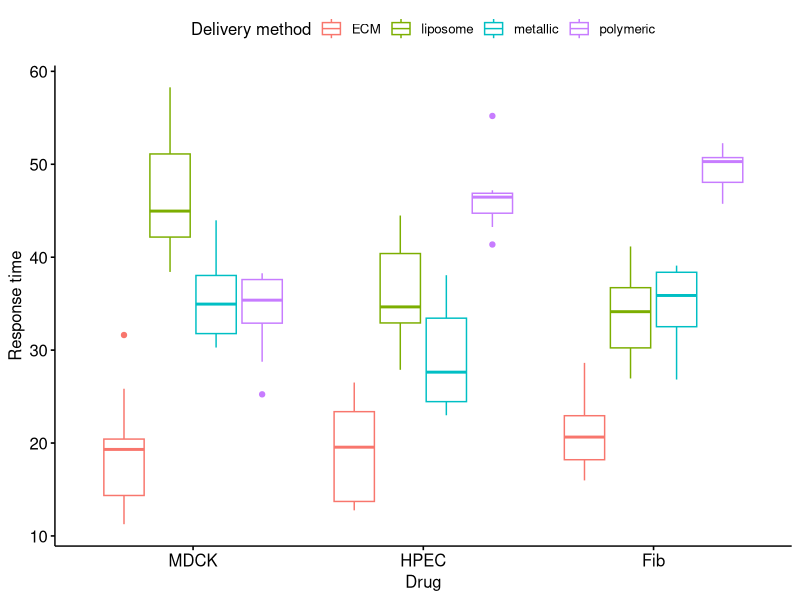

Reproduce this figure in R.
library(readxl)
library(ggpubr)
#data_MDCK = read_excel("q3d1.xlsx", sheet = "MDCK")
#data_HPEC = read_excel("q3d1.xlsx", sheet = "HPEC")
#data_fib = read_excel("q3d1.xlsx", sheet = "Fib")
library(ggpubr)
data = read_excel("combined.xlsx")
ggboxplot(data, x = "Cell type", y = "Response time", 
          color = "Delivery method", 
          order = c("MDCK","HPEC","Fib"),
          ylab = "Response time", xlab = "Drug")



# homogeneity of variance

bartlett.test(data$`Response time` ~ data$`Cell type`)

aovOutput = aov(data$`Response time` ~ data$`Cell type`*data$`Delivery method`)
#summary(aovOutput)
tukOut = TukeyHSD(aovOutput)
print(tukOut)